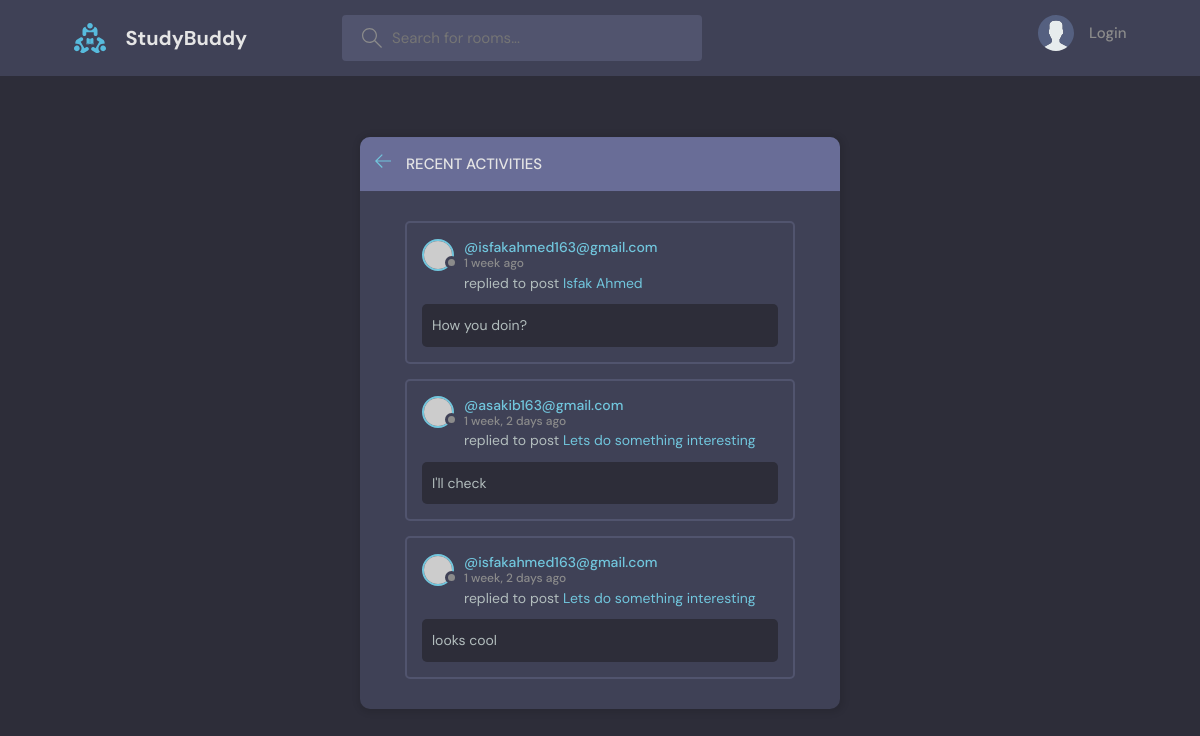
The app's page /activities with its own data.
### base/models.py (models this page shows, shortened)
class Message(models.Model):
    user = models.ForeignKey(User, on_delete = CASCADE)
    room = models.ForeignKey(Rooom, on_delete=models.CASCADE)
    body = models.TextField()
    updated = models.DateTimeField(auto_now=True)
    created = models.DateTimeField(auto_now_add=True)
    class Meta:
        ordering = ['-updated', '-created']

class User(AbstractUser):
    name = models.CharField(max_length=200, null = True)
    email = models.EmailField(unique = True, null=True)
    bio = models.TextField(null = True)
    avatar = models.ImageField(null = True, default = "avatar.svg")
    USERNAME_FIELD = 'email'
    REQUIRED_FIELDS = []

class Rooom(models.Model):
    host = models.ForeignKey(User, on_delete=models.SET_NULL, null=True)
    topic = models.ForeignKey(Topic, on_delete=models.SET_NULL, null=True)
    name = models.CharField(max_length=200)
    description = models.TextField(null = True, blank=True)
    participants = models.ManyToManyField(User, related_name='participants', blank=True)
    updated = models.DateTimeField(auto_now=True)
    created = models.DateTimeField(auto_now_add=True)
    class Meta:
        ordering = ['-updated', '-created']

### base/views.py (the view)
# urls.py: path('activities', views.activitypage, name = 'activities'),
def activitypage(request):
    room_messages = Message.objects.all()
    context = {
        'room_messages' : room_messages,
    }
    return render(request, 'activity.html', context)

### base/templates/activity.html (shortened to what this page needs)
{% extends "main.html" %}
{% block content %}
<main class="layout ">
  <div class="container">
    <div class="layout__box">
      <div class="layout__boxHeader">
        <div class="layout__boxTitle">
          <a href="{% url 'home' %}">
            <svg version="1.1" xmlns="http://www.w3.org/2000/svg" width="32" height="32" viewBox="0 0 32 32">
              <title>arrow-left</title>
              <path
                d="M13.723 2.286l-13.723 13.714 13.719 13.714 1.616-1.611-10.96-10.96h27.625v-2.286h-27.625l10.965-10.965-1.616-1.607z">
              </path>
            </svg>
          </a>
          <h3>Recent Activities</h3>
        </div>
      </div>
      <div class="activities-page layout__body">
        {% for message in room_messages %}
        <div class="activities__box">
          <div class="activities__boxHeader roomListRoom__header">
            <a href="profile.html" class="roomListRoom__author">
              <div class="avatar avatar--small">
                <img src="https://randomuser.me/api/portraits/women/11.jpg" />
              </div>
              <p>
                @{{message.user}}
                <span>{{message.created|timesince}} ago</span>
              </p>
            </a>
          </div>
          <div class="activities__boxContent">
            <p>replied to post <a href="{% url 'room' message.room.id %}">{{message.room.name}}</a></p>
            <div class="activities__boxRoomContent">
              {{message.body}}
            </div>
          </div>
        </div>
        {% endfor %}
      </div>
    </div>
  </div>
</main>
{% endblock content %}

### templates/main.html (shortened to what this page needs)
<!DOCTYPE html>
{% load static %}
<html lang="en">
<head>
    <link rel="stylesheet" href="{% static 'styles/style.css' %}" />
</head>
<body>
    {% include "navbar.html" %}
    {% block content %}
    {% endblock content %}
</body>
</html>

### templates/navbar.html (shortened to what this page needs)
{% load static %}
<header class="header header--loggedIn">
    <div class="container">
        <a href=" {% url 'home' %} " class="header__logo">
            <img src="{% static 'images/logo.svg' %}" />
            <h1>StudyBuddy</h1>
        </a>
        <form method="GET" action=" {% url 'home' %} " class="header__search">
            <label>
                <input name="q" placeholder="Search for rooms..." />
            </label>
        </form>
        <nav class="header__menu">
            {% if user.is_authenticated %}
            <div class="header__user">
                <a href="{% url 'userprofile' user.id %}">
                    <div class="avatar avatar--medium active">
                        <img src="{{user.avatar.url}}" />
                    </div>
                    <p>{{user.name}} <span>@{{user.username}}</span></p>
                </a>
                <button class="dropdown-button">
                    <svg version="1.1" xmlns="http://www.w3.org/2000/svg" width="32" height="32" viewBox="0 0 32 32">
                        <title>chevron-down</title>
                        <path d="M16 21l-13-13h-3l16 16 16-16h-3l-13 13z"></path>
                    </svg>
                </button>
                {% else %}
                <a href=" {% url 'login' %} ">
                    <img src=" {% static 'images/avatar.svg' %} " />
                    <p>Login</p>
                </a>
                {% endif %}
            </div>
</header>

### static/styles/style.css (style rules this page uses)
:root { --color-main: #71c6dd; --color-main-light: #e1f6fb; --color-dark: #3f4156; --color-dark-medium: #51546e; --color-dark-light: #696d97; --color-light: #e5e5e5; --color-gray: #8b8b8b; --color-light-gray: #b2bdbd; --color-bg: #2d2d39; --color-success: #5dd693; --color-error: #fc4b0b; }
* { font-family: "DM Sans", -apple-system, BlinkMacSystemFont, "Segoe UI", Roboto, Oxygen, Ubuntu, Cantarell, "Open Sans", "Helvetica Neue", sans-serif; margin: 0; padding: 0; box-sizing: border-box; text-rendering: optimizeLegibility; font-size: inherit; }
html { font-size: 56.25%; }
@media only screen and (min-width: 1200px) { html { font-size: 62.5%; } }
body { line-height: 1.6; font-weight: 400; font-size: 1.5rem; color: var(--color-light-gray); background-color: var(--color-bg); min-height: 100vh; }
img { width: 100%; }
a { display: inline-block; color: var(--color-main); text-decoration: none; }
.container { max-width: 120rem; width: 90%; margin: auto; }
.avatar { position: relative; display: inline-block; border-radius: 50%; border: 2px solid var(--color-main); }
.avatar img { display: block; border-radius: 50%; object-fit: cover; object-position: center; }
.avatar::after { content: ""; display: block; position: absolute; background-color: var(--color-gray); z-index: 111; border-radius: 50%; border: 0.3rem solid var(--color-dark); }
.avatar.avatar--small img { width: 2.8rem; height: 2.8rem; }
.avatar.avatar--small:after { width: 0.7rem; height: 0.7rem; bottom: 0px; right: -6px; }
.header { padding: 1.5rem; background-color: var(--color-dark); }
.header > .container { display: flex; gap: 9.5rem; }
.header__logo, .header__user { display: flex; gap: 2rem; align-items: center; }
.header__logo > img { height: 3.2rem; width: 3.2rem; }
.header__logo > h1 { font-weight: 700; font-size: 2rem; color: var(--color-light); }
.header__search > label { background-color: var(--color-dark-medium); padding: 1.3rem 1rem; display: flex; align-items: center; gap: 1rem; border-radius: 4px; }
.header__search svg { fill: var(--color-gray); width: 2rem; height: 2rem; margin-left: 1rem; }
.header__search input { width: 30rem; background: transparent; border: none; outline: none; color: var(--color-light); }
.header__menu { margin-left: auto; position: relative; }
.header__menu a { display: flex; gap: 1.5rem; align-items: center; font-weight: 500; text-decoration: none; color: var(--color-gray); }
.header__menu img { height: 3.6rem; }
.header__menu p { line-height: 1.2; }
.layout { margin-top: 2.4rem; }
.layout > .container { display: flex; justify-content: space-between; align-items: flex-start; }
.layout__box { width: 90%; max-width: 48rem; min-height: 40rem; position: absolute; top: 50%; left: 50%; transform: translate(-50%, -46%); background-color: var(--color-dark); border-radius: 1rem; box-shadow: 1px 1px 6px 3px rgba(0, 0, 0, 0.1); overflow: hidden; }
.layout__boxHeader { display: flex; padding: 1.5rem; background-color: var(--color-dark-light); }
.layout__boxTitle { display: flex; gap: 1.5rem; align-items: center; }
.layout__boxTitle h3 { text-transform: uppercase; font-weight: 500; color: var(--color-light); }
.layout__boxTitle svg { width: 1.6rem; height: 1.6rem; fill: var(--color-main); }
.layout__body { margin: 3rem; }
.roomListRoom__header { display: flex; justify-content: space-between; align-items: center; }
.roomListRoom__author { font-weight: 500; display: flex; align-items: center; gap: 1rem; }
.activities__box { margin: 1.5rem; padding: 1.5rem; border: 2px solid var(--color-dark-medium); border-radius: 5px; }
.activities__boxHeader p { font-size: 1.4rem; line-height: 1.3; }
.activities__boxHeader p span { color: var(--color-gray); font-size: 1.2rem; display: block; }
.activities__boxContent { margin-left: 4.2rem; }
.activities__boxContent { font-size: 1.4rem; }
.activities__boxRoomContent { background: var(--color-bg); padding: 1rem; border-radius: 5px; margin-top: 1rem; margin-left: -4.2rem; }

### records on screen
Message: user "isfakahmed163@gmail.com", created "1 week", room.name "Isfak Ahmed", body "How you doin?"
Message: user "asakib163@gmail.com", created "1 week, 2 days", room.name "Lets do something interesting", body "I'll check"
Message: user "isfakahmed163@gmail.com", created "1 week, 2 days", room.name "Lets do something interesting", body "looks cool"
